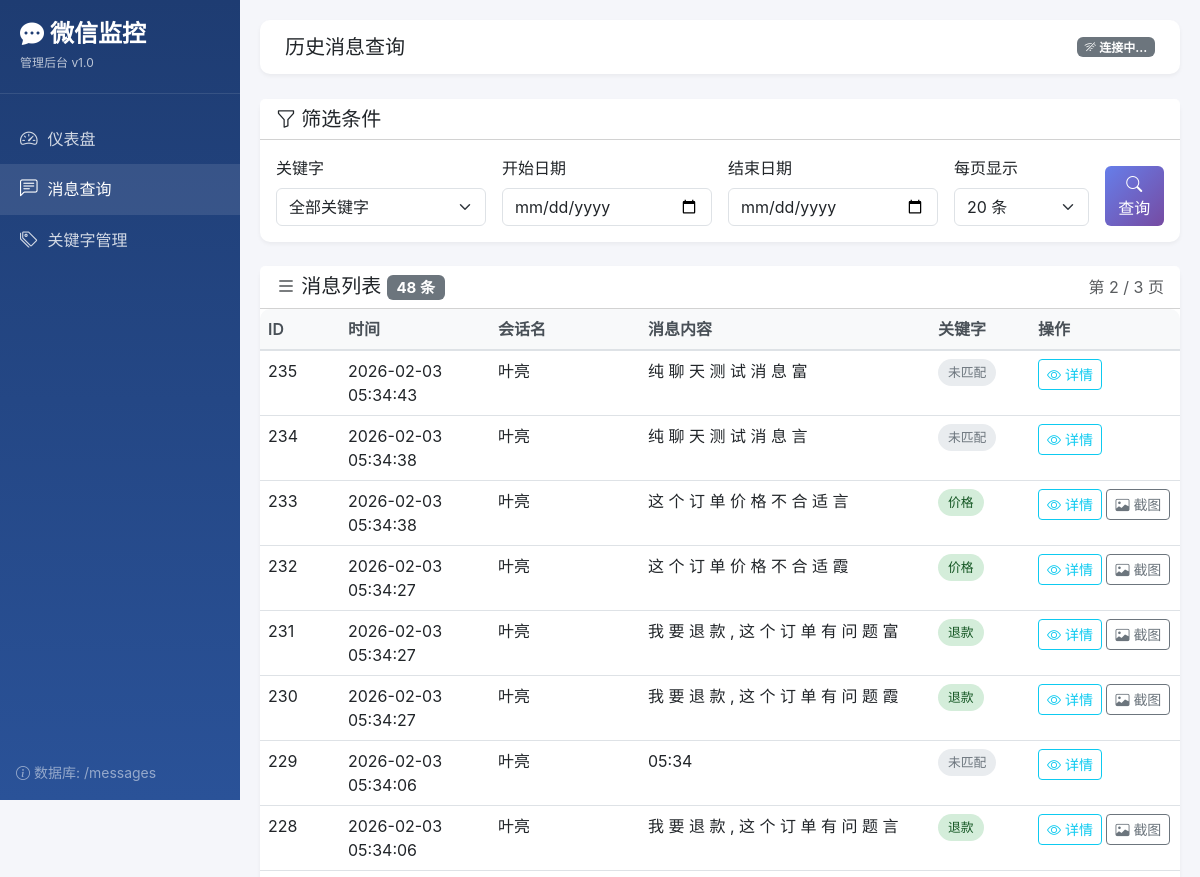
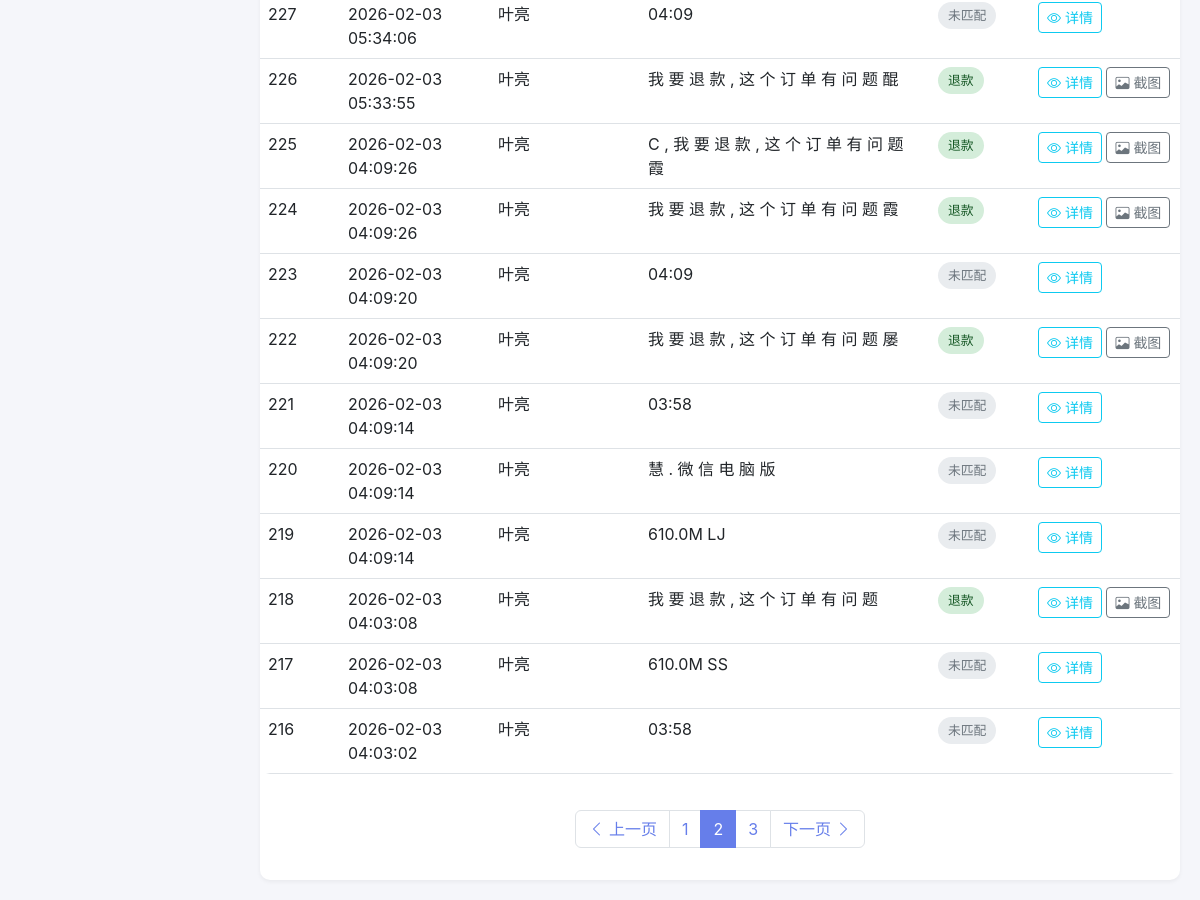
The app's page /messages?page=2&keyword=&from=&to=&page_size=20 with its own data (2 pictures, top to bottom).
### tables this page shows
CREATE TABLE messages (
                id INTEGER PRIMARY KEY AUTOINCREMENT,
                window_title TEXT NOT NULL,
                window_handle INTEGER NOT NULL,
                message_text TEXT NOT NULL,
                matched_keyword TEXT NOT NULL,
                screenshot_path TEXT,
                created_at TIMESTAMP DEFAULT CURRENT_TIMESTAMP
            );

### web_app.py (the view)
@app.route("/messages")
def messages():
    db = get_db()
    keyword = request.args.get("keyword", "").strip() or None
    platform = request.args.get("platform", "").strip() or None
    channel = request.args.get("channel", "").strip() or None
    from_date = request.args.get("from", "").strip() or None
    to_date = request.args.get("to", "").strip() or None
    page = request.args.get("page", 1, type=int)
    page_size = request.args.get("page_size", 20, type=int)
    if page_size > 100:
        page_size = 100
    start_time = None
    end_time = None
    if from_date:
        try:
            datetime.strptime(from_date, "%Y-%m-%d")
            start_time = from_date
        except ValueError:
            flash("开始日期格式错误", "warning")
    if to_date:
        try:
            datetime.strptime(to_date, "%Y-%m-%d")
            end_time = to_date
        except ValueError:
            flash("结束日期格式错误", "warning")
    records, total = db.get_messages_with_pagination(
        keyword=keyword,
        platform=platform,
        channel=channel,
        start_time=start_time,
        end_time=end_time,
        page=page,
        page_size=page_size,
    )
    total_pages = (total + page_size - 1) // page_size
    has_prev = page > 1
    has_next = page < total_pages
    all_keywords = db.get_keyword_stats()
    conn = db._get_connection()
    cursor = conn.cursor()
    cursor.execute(
        "SELECT DISTINCT window_title FROM messages ORDER BY window_title LIMIT 100"
    )
    all_channels = [row["window_title"] for row in cursor.fetchall()]
    return render_template(
        "messages.html",
        messages=records,
        total=total,
        page=page,
        page_size=page_size,
        total_pages=total_pages,
        has_prev=has_prev,
        has_next=has_next,
        keyword=keyword or "",
        platform=platform or "",
        channel=channel or "",
        from_date=from_date or "",
        to_date=to_date or "",
        all_keywords=all_keywords,
        all_channels=all_channels,
    )

### database.py (called while the page is built)
    def _get_connection(self) -> sqlite3.Connection:
        if self.connection is None:
            self.connection = sqlite3.connect(self.db_path, check_same_thread=False)
            self.connection.execute("PRAGMA foreign_keys = ON")
            self.connection.row_factory = sqlite3.Row
        return self.connection

### web_app.py (called while the page is built, shortened)
def get_db() -> WebDatabaseManager:
    global db_manager
    if db_manager is None:
        db_manager = WebDatabaseManager(DB_PATH)
    return db_manager

def _parse_datetime_filter(value) -> Any:
    return value

@app.template_filter("datetime_format")
def datetime_format(value, format_str="%Y-%m-%d %H:%M:%S") -> str:
    parsed = _parse_datetime_filter(value)
    if isinstance(parsed, datetime):
        return parsed.strftime(format_str)
    return str(value) if value else ""

@app.template_filter("truncate")
def truncate_filter(text: str, length: int = 50) -> str:
    if len(text) <= length:
        return text
    return text[:length] + "..."

    @staticmethod
    def _parse_datetime(value: str) -> datetime:
        if not value:
            return datetime.now()
        try:
            value_str = value.replace("Z", "+00:00")
            if value_str.endswith("+00:00"):
                value_str = value_str[:-6]
            return datetime.fromisoformat(value_str)
        except:
            return datetime.now()

    def get_keyword_stats(self) -> List[Dict]:
        conn = self._get_connection()
        cursor = conn.cursor()
        cursor.execute("""
            SELECT
                matched_keyword as keyword,
                COUNT(*) as match_count,
                MAX(created_at) as last_matched_at
            FROM messages
            WHERE matched_keyword != '(未匹配)'
            GROUP BY matched_keyword
            ORDER BY match_count DESC
        """)
        rows = cursor.fetchall()
        if not rows:
            return []
        return [
            {
                "keyword": row["keyword"],
                "match_count": row["match_count"],
                "last_matched_at": row["last_matched_at"],
            }
            for row in rows
        ]

### templates/messages.html (shortened to what this page needs)
{% extends "base.html" %}
{% block page_title %}历史消息查询{% endblock %}
{% block content %}
<div class="card mb-4">
    <div class="card-header bg-white">
        <h5 class="mb-0"><i class="bi bi-funnel"></i> 筛选条件</h5>
    </div>
    <div class="card-body">
        <form method="GET" action="{{ url_for('messages') }}" class="row g-3">
            <div class="col-md-3">
                <label class="form-label">关键字</label>
                <select name="keyword" class="form-select">
                    <option value="">全部关键字</option>
                </select>
            </div>
            <div class="col-md-3">
                <label class="form-label">开始日期</label>
                <input type="date" name="from" class="form-control" value="{{ from_date }}">
            </div>
            <div class="col-md-3">
                <label class="form-label">结束日期</label>
                <input type="date" name="to" class="form-control" value="{{ to_date }}">
            </div>
            <div class="col-md-2">
                <label class="form-label">每页显示</label>
                <select name="page_size" class="form-select">
                    <option value="20" {% if page_size == 20 %}selected{% endif %}>20 条</option>
                </select>
            </div>
            <div class="col-md-1 d-flex align-items-end">
                <button type="submit" class="btn btn-primary w-100">
                    <i class="bi bi-search"></i> 查询
                </button>
            </div>
        </form>
    </div>
</div>
<div class="card">
    <div class="card-header bg-white d-flex justify-content-between align-items-center">
        <h5 class="mb-0">
            <i class="bi bi-list"></i>
            消息列表
            <span class="badge bg-secondary">{{ total }} 条</span>
        </h5>
        <div>
            <span class="text-muted">第 {{ page }} / {{ total_pages }} 页</span>
        </div>
    </div>
    <div class="card-body p-0">
        {% if messages %}
        <div class="table-responsive">
            <table class="table table-hover mb-0">
                <thead>
                    <tr>
                        <th style="width: 80px;">ID</th>
                        <th style="width: 150px;">时间</th>
                        <th style="width: 150px;">会话名</th>
                        <th>消息内容</th>
                        <th style="width: 100px;">关键字</th>
                        <th style="width: 150px;">操作</th>
                    </tr>
                </thead>
                <tbody>
                    {% for msg in messages %}
                    <tr>
                        <td>{{ msg.id }}</td>
                        <td>{{ msg.created_at|datetime_format('%Y-%m-%d %H:%M:%S') }}</td>
                        <td>{{ msg.window_title|truncate(12) }}</td>
                        <td>{{ msg.message_text|truncate(50) }}</td>
                        <td>
                            {% if msg.matched_keyword == '(未匹配)' %}
                            <span class="keyword-tag keyword-unmatched">未匹配</span>
                            {% else %}
                            <span class="keyword-tag keyword-matched">{{ msg.matched_keyword }}</span>
                            {% endif %}
                        </td>
                        <td>
                            <a href="{{ url_for('message_detail', message_id=msg.id) }}" class="btn btn-sm btn-outline-info">
                                <i class="bi bi-eye"></i> 详情
                            </a>
                            {% if msg.screenshot_path %}
                            <a href="{{ url_for('serve_image', filename=msg.screenshot_path) }}" target="_blank" class="btn btn-sm btn-outline-secondary">
                                <i class="bi bi-image"></i> 截图
                            </a>
                            {% endif %}
                        </td>
                    </tr>
                    {% endfor %}
                </tbody>
            </table>
        </div>
        {% if total_pages > 1 %}
        <nav class="p-3">
            <ul class="pagination">
                <li class="page-item {% if not has_prev %}disabled{% endif %}">
                    <a class="page-link" href="{{ url_for('messages', page=page-1, keyword=keyword or '', from=from_date, to=to_date, page_size=page_size) if has_prev else '#' }}">
                        <i class="bi bi-chevron-left"></i> 上一页
                    </a>
                </li>
                {% set start_page = [page - 2, 1]|max %}
                {% set end_page = [start_page + 4, total_pages]|min %}
                {% set start_page = [end_page - 4, 1]|max %}
                {% for p in range(start_page, end_page + 1) %}
                <li class="page-item {% if p == page %}active{% endif %}">
                    <a class="page-link" href="{{ url_for('messages', page=p, keyword=keyword or '', from=from_date, to=to_date, page_size=page_size) }}">{{ p }}</a>
                </li>
                {% endfor %}
                <li class="page-item {% if not has_next %}disabled{% endif %}">
                    <a class="page-link" href="{{ url_for('messages', page=page+1, keyword=keyword or '', from=from_date, to=to_date, page_size=page_size) if has_next else '#' }}">
                        下一页 <i class="bi bi-chevron-right"></i>
                    </a>
                </li>
            </ul>
        </nav>
        {% endif %}
        {% endif %}
    </div>
</div>
{% endblock %}

### templates/base.html (style rules this page uses)
:root { --sidebar-width: 240px; }
body { font-family: -apple-system, BlinkMacSystemFont, "Segoe UI", Roboto, "Helvetica Neue", Arial, sans-serif; background-color: #f5f6fa; }
.card { border: none; border-radius: 10px; box-shadow: 0 2px 4px rgba(0,0,0,0.05); transition: transform 0.2s, box-shadow 0.2s; }
.table { background: white; border-radius: 10px; overflow: hidden; }
.table thead th { background: #f8f9fa; border-bottom: 2px solid #dee2e6; font-weight: 600; color: #495057; }
.keyword-tag { display: inline-block; padding: 4px 10px; border-radius: 15px; font-size: 0.8rem; font-weight: 500; }
.keyword-matched { background: #d4edda; color: #155724; }
.keyword-unmatched { background: #e9ecef; color: #6c757d; }
.btn-primary { background: linear-gradient(135deg, #667eea 0%, #764ba2 100%); border: none; }
.pagination { justify-content: center; margin-top: 20px; }
.page-link { color: #667eea; }
.page-item.active .page-link { background: #667eea; border-color: #667eea; }

### records on screen
messages: id "235", created_at "2026-02-03 05:34:43", window_title "叶亮", message_text "纯 聊 天 测 试 消 息 富", matched_keyword "未匹配"
messages: id "234", created_at "2026-02-03 05:34:38", window_title "叶亮", message_text "纯 聊 天 测 试 消 息 言", matched_keyword "未匹配"
messages: id "233", created_at "2026-02-03 05:34:38", window_title "叶亮", message_text "这 个 订 单 价 格 不 合 适 言", matched_keyword "价格"
messages: id "232", created_at "2026-02-03 05:34:27", window_title "叶亮", message_text "这 个 订 单 价 格 不 合 适 霞", matched_keyword "价格"
messages: id "231", created_at "2026-02-03 05:34:27", window_title "叶亮", message_text "我 要 退 款 , 这 个 订 单 有 问 题 富", matched_keyword "退款"
messages: id "230", created_at "2026-02-03 05:34:27", window_title "叶亮", message_text "我 要 退 款 , 这 个 订 单 有 问 题 霞", matched_keyword "退款"
messages: id "229", created_at "2026-02-03 05:34:06", window_title "叶亮", message_text "05:34", matched_keyword "未匹配"
messages: id "228", created_at "2026-02-03 05:34:06", window_title "叶亮", message_text "我 要 退 款 , 这 个 订 单 有 问 题 言", matched_keyword "退款"
messages: id "227", created_at "2026-02-03 05:34:06", window_title "叶亮", message_text "04:09", matched_keyword "未匹配"
messages: id "226", created_at "2026-02-03 05:33:55", window_title "叶亮", message_text "我 要 退 款 , 这 个 订 单 有 问 题 醌", matched_keyword "退款"
messages: id "225", created_at "2026-02-03 04:09:26", window_title "叶亮", message_text "C , 我 要 退 款 , 这 个 订 单 有 问 题 霞", matched_keyword "退款"
messages: id "224", created_at "2026-02-03 04:09:26", window_title "叶亮", message_text "我 要 退 款 , 这 个 订 单 有 问 题 霞", matched_keyword "退款"
messages: id "223", created_at "2026-02-03 04:09:20", window_title "叶亮", message_text "04:09", matched_keyword "未匹配"
messages: id "222", created_at "2026-02-03 04:09:20", window_title "叶亮", message_text "我 要 退 款 , 这 个 订 单 有 问 题 屡", matched_keyword "退款"
messages: id "221", created_at "2026-02-03 04:09:14", window_title "叶亮", message_text "03:58", matched_keyword "未匹配"
messages: id "220", created_at "2026-02-03 04:09:14", window_title "叶亮", message_text "慧 . 微 信 电 脑 版", matched_keyword "未匹配"
messages: id "219", created_at "2026-02-03 04:09:14", window_title "叶亮", message_text "610.0M LJ", matched_keyword "未匹配"
messages: id "218", created_at "2026-02-03 04:03:08", window_title "叶亮", message_text "我 要 退 款 , 这 个 订 单 有 问 题", matched_keyword "退款"
messages: id "217", created_at "2026-02-03 04:03:08", window_title "叶亮", message_text "610.0M SS", matched_keyword "未匹配"
messages: id "216", created_at "2026-02-03 04:03:02", window_title "叶亮", message_text "03:58", matched_keyword "未匹配"

### other values on screen
{{ request.path }} "/messages"
{{ total }} "48"
{{ page }} "2"
{{ total_pages }} "3"
{{ p }} "1" "2" "3"
